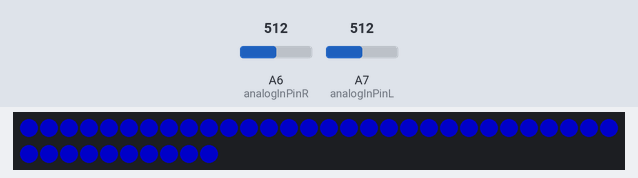
The sketch below on a simulated Arduino Nano, built with avr-gcc and run on an emulated ATmega328P. Shown: 40 RGB LEDs in strip order, left to right, continuing on the next row. Inputs (shaded band) come from the test bench; at power-on: A7 (analogInPinL) = 512, A6 (analogInPinR) = 512. Dim RGB values are drawn brighter than linear; random numbers use the default seed unless the sketch sets one.

Above: at 1.2 s.
1.3 s: A7 (analogInPinL) set to 6
At 2.12 s:
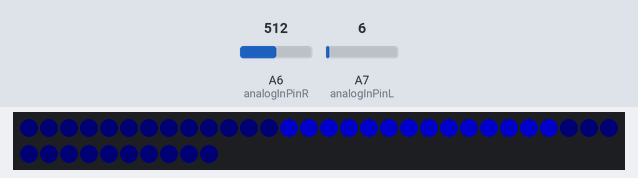
At 3.2 s:
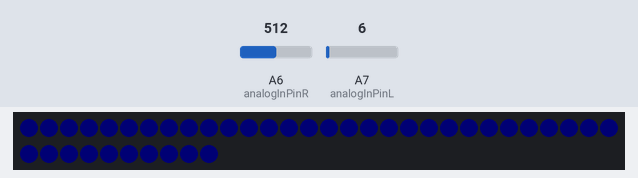
3.5 s: A7 (analogInPinL) set to 26
6.5 s: A6 (analogInPinR) set to 6
9.5 s: A7 (analogInPinL) set to 0
11.0 s: A6 (analogInPinR) set to 306
12.5 s: A6 (analogInPinR) set to 122
Timing chart, 0 to 15.5 s (numbered marks = the images above; inputs shaded):
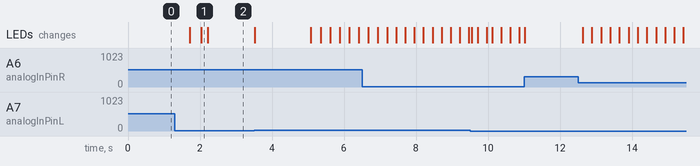

The sketch:

neopixel_vumeter3.ino
```cpp
#include <Adafruit_NeoPixel.h>

#define PIN 2   //D2
#define NUM_NEOPIXEL 40  //120 velky   40 maly
int brightness = 100;

Adafruit_NeoPixel strip = Adafruit_NeoPixel(NUM_NEOPIXEL, PIN, NEO_GRB + NEO_KHZ800);
// IMPORTANT: To reduce NeoPixel burnout risk, add 1000 uF capacitor across
// pixel power leads, add 300 - 500 Ohm resistor on first pixel's data input
// and minimize distance between Arduino and first pixel.  Avoid connecting
// on a live circuit...if you must, connect GND first.

const int analogReadsNum = 100;     //10 for 120, 100 for 40
const int topSize = NUM_NEOPIXEL / 8;
const int mediumSize = NUM_NEOPIXEL / 2 - topSize;
const long inValDiv = 15;      //5 for 120, 15 for 40
const long peakSlow  = 1;     //1 for 120
const long baseSlow  = 10;    //10 for 120
const int analogInPinL = A7;
const int analogInPinR = A6;

long Lval, Rval;
long Lbase = 0, Rbase = 0;
long Lpeak = 0, Rpeak = 0;
uint32_t c_basetop, c_basebody, c_peak, c_empty, c_emptyPeak;
int line;
int t;

uint32_t c_pix_def[NUM_NEOPIXEL];

class GetColor {
  public:
    uint8_t r;
    uint8_t g;
    uint8_t b;

    GetColor(uint32_t c) {
      r = (uint8_t)(c >> 16),
      g = (uint8_t)(c >>  8),
      b = (uint8_t)c;
    }
};

uint32_t GetRandomColor(void) {
  int r = random(255);
  int g = random(255 - r);
  int b = random(255 - r - g);
  return strip.Color(r, g, b);
}


void setup() {

  line = strip.numPixels() / 2;

  //#define CYCLECOLOR

  c_basetop = strip.Color( 255, 0, 0);
  c_basetop = strip.Color( 0, 0, 255);
  //c_basetop = strip.Color( 255, 255, 255);
  c_basebody = strip.Color( 255, 255, 255);
  c_basebody = strip.Color( 255, 255, 255);
  c_basebody = strip.Color( 0, 255, 0);
  //c_basebody = strip.Color( 255, 0, 0);
  c_basebody = strip.Color( 0, 0, 255);
  //c_basetop = c_basebody;
  //c_basebody = strip.Color( 0, 255, 0);
  //c_peak = strip.Color( 255, 255, 255);
  c_peak = strip.Color( 0, 0, 255);
  //c_peak = strip.Color( 255, 0 , 0);
  //c_peak = strip.Color( 255, 255 , 0);
  //c_basetop = c_peak;
  c_empty = strip.Color( 0, 0, 0);
  c_emptyPeak = strip.Color( 0, 0, 5);
  //c_peak = c_basebody;
  c_empty = c_emptyPeak;

  strip.begin();
  strip.setBrightness(brightness);
  strip.show();

  init_c_pix_def();

  pinMode(analogInPinL, INPUT);
  pinMode(analogInPinR, INPUT);

  randomSeed(analogRead(8));
  //Serial.begin(115200);
}


void loop() {
#ifdef CYCLECOLOR
  t++;
  if (t > 100) {
    c_basebody = GetRandomColor();
    c_basetop = GetRandomColor();
    //c_peak = GetRandomColor();
    c_peak = c_basebody;
    init_c_pix_def();
    t = 0;
  }
#endif


  Lval = 0;
  Rval = 0;

  for (int i = 0; i < analogReadsNum; i++)
  {
    Lval = max(analogRead(analogInPinL), Lval);
    Rval = max(analogRead(analogInPinR), Rval);
  }

  //Lval = 255;
  //Rval = Lval;

  Lval = Lval * 10; //no need for floating point, do it by integer
  Rval = Rval * 10;

  Lval = Lval / inValDiv;
  Rval = Rval / inValDiv;

  //if (Lval > line * 10) Lval = line * 10;
  //if (Rval > line * 10) Rval = line * 10;

  if (Lbase < Lval) {
    Lbase = Lval;
  }

  if (Rbase < Rval ) {
    Rbase = Rval;
  }

  if (Lpeak < Lbase ) {
    Lpeak = Lbase;
  }
  if (Rpeak < Rbase ) {
    Rpeak = Rbase;
  }

  vumeter3(Lbase, Rbase, Lpeak, Rpeak);


  if (Lbase - baseSlow > 0) {
    Lbase = Lbase - baseSlow;
  }
  if (Rbase - baseSlow > 0) {
    Rbase = Rbase - baseSlow;
  }

  if (Lpeak - peakSlow > 0) {
    Lpeak = Lpeak - peakSlow;
  }
  if (Rpeak - peakSlow > 0) {
    Rpeak = Rpeak - peakSlow;
  }
}


void vumeter3( int Lval, int Rval, int Lpeak, int Rpeak)
{
  int i;
  int tmppos;
  float in, di, d;

  Lval = Lval / 10; //back to real analog value
  Rval = Rval / 10; //back to real analog value
  Lpeak = Lpeak / 10; //back to real analog value
  Rpeak = Rpeak / 10; //back to real analog value

  for (i = 0; i < line - Lpeak; i++) {
    strip.setPixelColor(i, c_empty);
  }

  for (i = line + Rpeak; i < NUM_NEOPIXEL; i++) {
    strip.setPixelColor(i, c_empty);
  }


  in = Lval;
  d = line / in;
  di = 0;
  for (i = line - Lval; i < line; i++) {
    strip.setPixelColor(i, c_pix_def[(int)di]);
    di = di + d;
  }

  in = Rval;
  d = line / in;
  di = line;
  for (i = line; i < line + Rval; i++) {
    strip.setPixelColor(i, c_pix_def[(int)di]);
    di = di + d;
  }


  if (Lpeak > 0) {
    for (i = line - Lpeak - 1; i < line - Lval; i++) {
      strip.setPixelColor(i, c_emptyPeak);
    }
    strip.setPixelColor(line - Lpeak - 1, c_peak);
  }

  if (Rpeak > 0) {
    for (i = line + Lval; i < line + Rpeak; i++) {
      strip.setPixelColor(i, c_emptyPeak);
    }
    strip.setPixelColor(line + Rpeak, c_peak);
  }

  strip.show();

}


void init_c_pix_def(void) {
  int i;
  int m, pos;
  float divfrom, divto;
  float rf, gf, bf;
  uint8_t r, g, b;

  for (i = 0; i < topSize; i++) {
    c_pix_def[i] = c_basetop;
  }

  GetColor colorFrom(c_basetop);
  GetColor colorTo(c_basebody);
  m = mediumSize;

  for (i = topSize; i < mediumSize + topSize; i++) {
    //c_pix_def[i] = c_basemedium;

    pos = i - topSize;
    if (pos == 0) {
      divfrom = 1;
      divto = 0;
    } else {
      divfrom = 1 - (float)pos / (float)m;
      divto = (float)pos / (float)m;
    }

    rf = (float)colorFrom.r * divfrom + (float)colorTo.r * divto;
    gf = (float)colorFrom.g * divfrom + (float)colorTo.g * divto;
    bf = (float)colorFrom.b * divfrom + (float)colorTo.b * divto;
    //rf=gf=bf=255;
    c_pix_def[i] = strip.Color((int)rf, (int)gf, (int)bf);
    c_pix_def[NUM_NEOPIXEL - i - 1] = strip.Color((int)rf, (int)gf, (int)bf);
  }

  for (i = mediumSize + topSize; i < NUM_NEOPIXEL - mediumSize - topSize; i++) {
    c_pix_def[i] = c_basebody;
  }

  for (i = NUM_NEOPIXEL - topSize; i < NUM_NEOPIXEL; i++) {
    c_pix_def[i] = c_basetop;
  }


}
```

Measured:
- after the input at 1.3 s, the LEDs: first change after 0.41 s (image 1 shows a later state)
